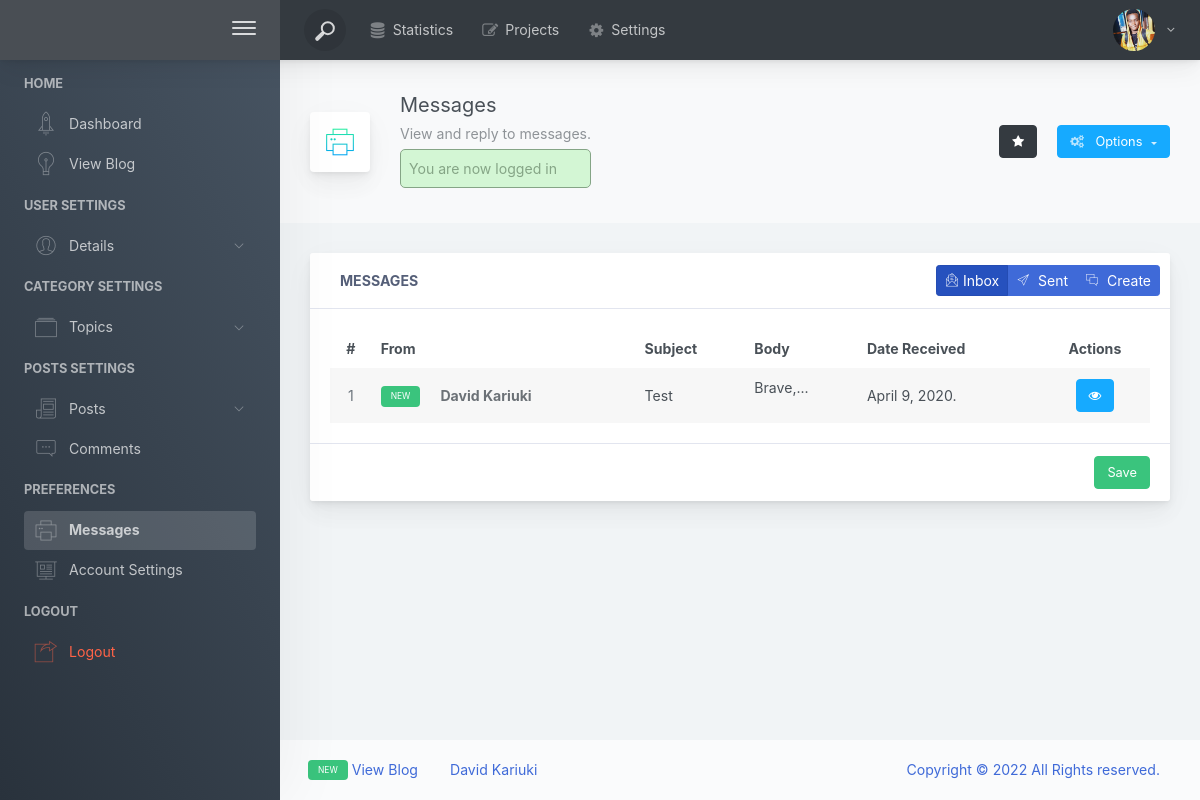
The page /dashboard/messages/index.php (signed in) on the database its author committed.
### tables this page shows
CREATE TABLE `users` (
  `id` int(11) NOT NULL,
  `su_admin` tinyint(4) NOT NULL,
  `admin` tinyint(4) NOT NULL,
  `username` varchar(250) NOT NULL,
  `email` varchar(250) NOT NULL,
  `password` varchar(255) NOT NULL,
  `image` varchar(250) DEFAULT NULL,
  `description` varchar(250) DEFAULT NULL,
  `assigned_image` tinyint(4) NOT NULL,
  `date_created` timestamp NOT NULL DEFAULT current_timestamp()
);

CREATE TABLE `messages` (
  `id` int(11) NOT NULL,
  `sender_id` int(11) DEFAULT NULL,
  `sender_name` varchar(250) NOT NULL,
  `recipient_id` int(11) DEFAULT NULL,
  `recipient_name` varchar(250) NOT NULL,
  `subject` varchar(250) NOT NULL,
  `body` varchar(250) NOT NULL,
  `viewed` tinyint(4) NOT NULL,
  `created_at` timestamp NOT NULL DEFAULT current_timestamp()
);

### dashboard/messages/index.php (the view, shortened to what the rows shown need)
<?php
$id = $_SESSION['id'];
$image_preview = selectOne('users',['id' => $id]);
$messages = selectAll('messages', ['recipient_id'=>$image_preview['id']]);
?>
<!doctype html>
<html lang="en">
<head>
    <link href="../../assets/css/pe-icon-7-stroke.css" rel="stylesheet" />
    <link href="../../assets/css/main.css" rel="stylesheet">
    <link href="../../assets/css/dashboard.css" rel="stylesheet">
    <link href="http://maxcdn.bootstrapcdn.com/font-awesome/4.2.0/css/font-awesome.min.css" rel="stylesheet">
</head>
<body>
<div class="app-container app-theme-white body-tabs-shadow fixed-sidebar fixed-header">
    <div class="app-header header-shadow bg-dark header-text-light">
            <div class="app-header__content">
            <div class="app-header-right">
                <div class="header-btn-lg pr-0">
                    <div class="widget-content p-0">
                        <div class="widget-content-wrapper">
                            <div class="widget-content-left">
                                <div class="btn-group">
                                    <a data-toggle="dropdown" aria-haspopup="true" aria-expanded="false" class="p-0 btn">
                                        <?php if ($_SESSION['assigned_image']): ?>
                                            <img width="42" class="rounded-circle" src="<?php echo BASE_URL . "/assets/img/" . $image_preview['image']; ?>" alt="<?php echo $_SESSION['username']; ?>">
                                        <?php else: ?>
                                            <img width="42" class="rounded-circle" src="../../assets/img/face-0.jpg" alt="<?php echo $_SESSION['username']; ?>">
                                        <?php endif; ?>
                                        <i class="fa fa-angle-down ml-2 opacity-8"></i>
                                    </a>
                                </div>
                            </div>
                        </div>
                    </div>
                </div>        </div>
        </div>
    </div>
    <div class="app-main">
        <div class="app-main__outer">
            <div class="app-main__inner">
                        <div class="tab-content">
                            <div class="tab-pane tabs-animation fade show active" id="tab-content-0" role="tabpanel">
                                <div class="row">
                                    <div class="col-md-12">
                                        <div class="main-card mb-3 card">
                                            <div class="card-body">
                                                <div class="tab-content">
                                                    <div class="tab-pane active" id="tab-eg1-0" role="tabpanel">
                                                        <div class="table-responsive">
                                                            <table class="align-middle mb-0 table table-borderless table-striped table-hover">
                                                                <thead>
                                                                <tr>
                                                                    <th class="text-center">#</th>
                                                                    <th>From</th>
                                                                    <th>Subject</th>
                                                                    <th>Body</th>
                                                                    <th> Date Received </th>
                                                                    <th class="text-center">Actions</th>
                                                                </tr>
                                                                </thead>
                                                                <tbody>
                                                                <?php foreach ($messages as $key => $message) :?>
                                                                    <tr>
                                                                        <td class="text-center text-muted"><?php echo $key + 1; ?></td>
                                                                        <td>
                                                                            <div class="widget-content p-0">
                                                                                <div class="widget-content-wrapper">
                                                                                    <div class="widget-content-left mr-3">
                                                                                        <?php if ($message['viewed']): ?>
                                                                                        <?php else: ?>
                                                                                            <div class="badge badge-success mr-1 ml-0">
                                                                                                <small>NEW</small>
                                                                                            </div>
                                                                                        <?php endif; ?>
                                                                                    </div>
                                                                                    <div class="widget-content-left flex2">
                                                                                        <div class="widget-heading">
                                                                                            <?php echo $message['sender_name']; ?>
                                                                                        </div>
                                                                                    </div>
                                                                                </div>
                                                                            </div>
                                                                        </td>
                                                                        <td class="text-left"><?php echo $message['subject']; ?></td>
                                                                        <td class="text-left"><?php echo html_entity_decode(substr($message['body'], 0,15) . '...') ?></td>
                                                                        <td class="text-left"><?php echo date('F j, Y.', strtotime($message['created_at'])); ?></td>
                                                                        <td class="text-center">
                                                                            <a href="edit.php?id=<?php echo $message['id'];?>"><button type="button" rel="tooltip" title="View Message" class="btn btn-info btn-simple btn-xs">
                                                                                    <i class="fa fa-eye"></i>
                                                                                </button>
                                                                            </a>
                                                                        </td>
                                                                    </tr>
                                                                <?php endforeach; ?>
                                                                </tbody>
                                                            </table>
                                                        </div>
                                                    </div>
                                                </div>
                                            </div>
                                        </div>
                                    </div>
                                </div>
                            </div>
                        </div>
            </div>
                </div>
    </div>
</div>
<script type="text/javascript" src="../../assets/js/main.js"></script></body>
</html>

### rows shown on the page
users: image (picture)
messages: viewed "NEW", sender_name "David Kariuki", subject "Test", body "Brave,...", created_at "April 9, 2020."

### other values the page prints
$_SESSION['message'] "You are now logged in"
$_SESSION['username'] "David Kariuki"
